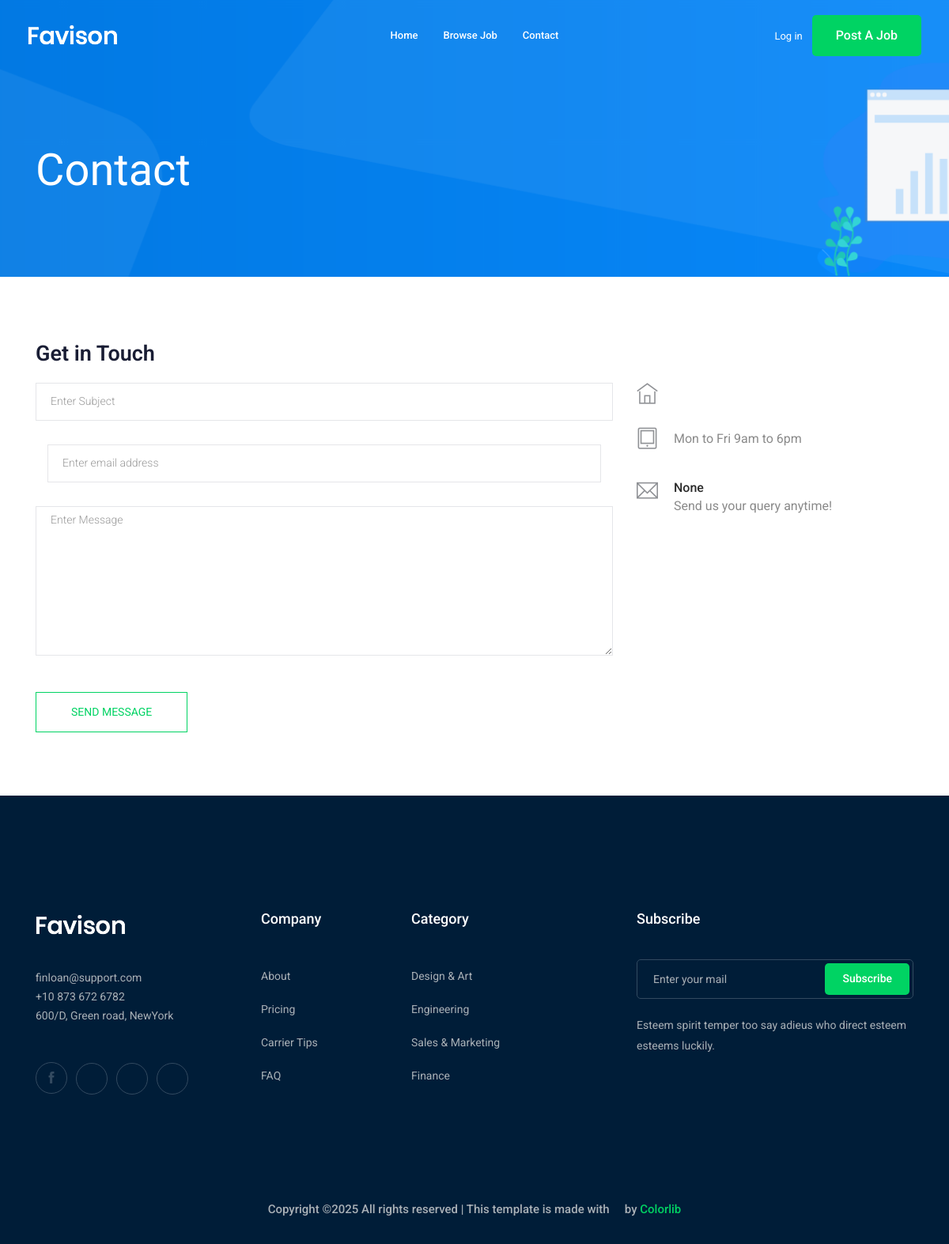
The page /contact-us/ on the database as committed earlier.
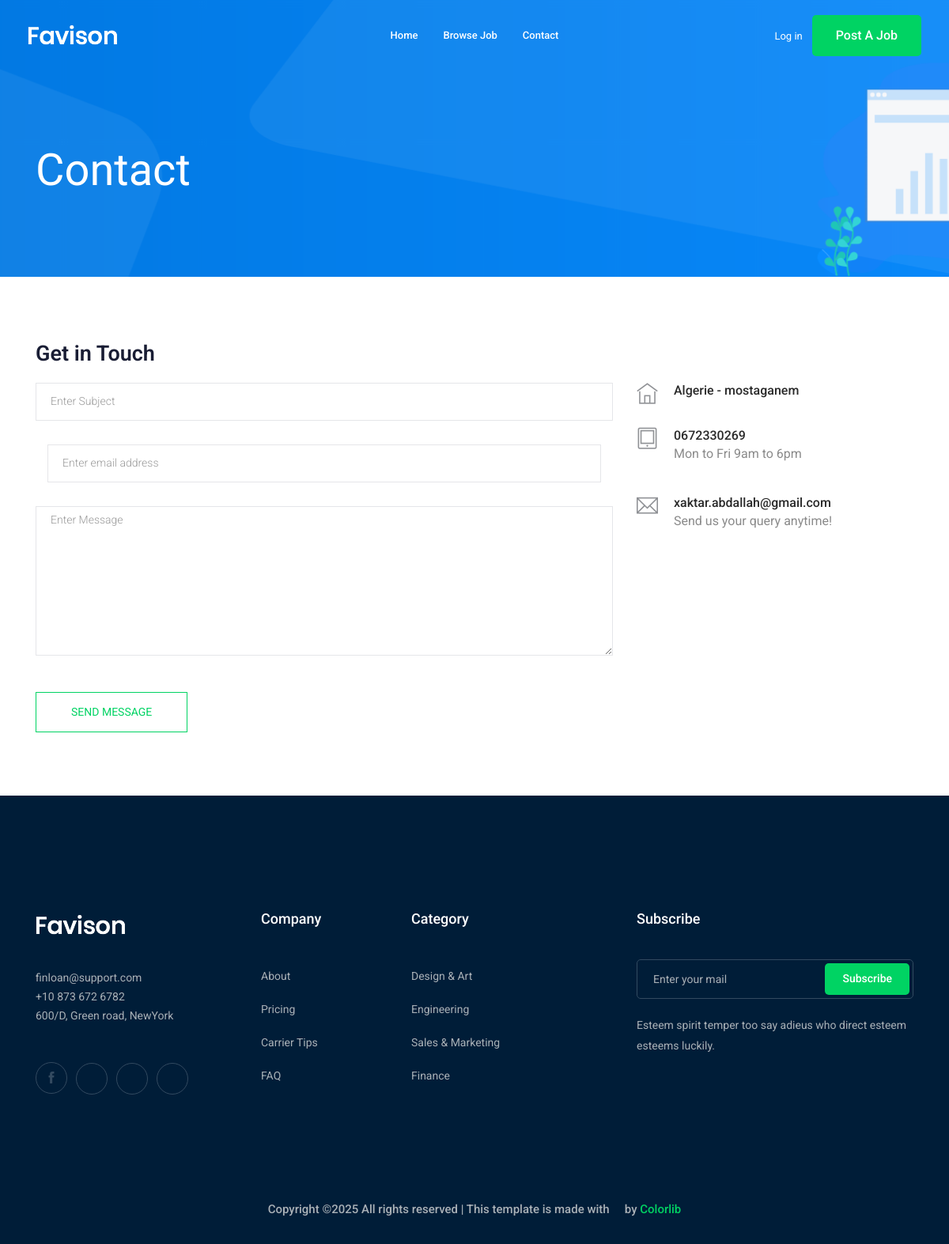
The same page on the database as committed later.
### contact/models.py (models this page shows)
class Info(models.Model):
    place=models.CharField(max_length=50)
    phone_number=models.CharField(max_length=15)
    email=models.EmailField( max_length=254)
    class Meta:
        verbose_name = ("Info")
        verbose_name_plural = ("Infos")
    def __str__(self):
        return self.email

### contact/views.py (the view)
# urls.py: path('', views.send_message,name="contact"),
def send_message(request):
    myinfo=Info.objects.first()
    if request.method=='POST':
        subject=request.POST['subject']
        email=request.POST['email']
        message=request.POST['message']
        send_mail(subject,message,settings.EMAIL_HOST_USER,[email])
    return render(request,"contact/contact.html",{'myinfo':myinfo})

### contact/templates/contact/contact.html (shortened to what this page needs)
{% extends 'base.html' %}
{% load bootstrap4 %}
{% block body %}
    <div class="bradcam_area bradcam_bg_1">
        <div class="container">
            <div class="row">
                <div class="col-xl-12">
                    <div class="bradcam_text">
                        <h3>contact</h3>
                    </div>
                </div>
            </div>
        </div>
    </div>
  <section class="contact-section section_padding">
    <div class="container">
      <div class="row">
        <div class="col-12">
          <h2 class="contact-title">Get in Touch</h2>
        </div>
        <div class="col-lg-8">
          <form class="form-contact contact_form"  method="post" novalidate="novalidate">
            <div class="row">
              <div class="col-12">
                <div class="form-group">
                  <input class="form-control" name="subject" id="subject" type="text" onfocus="this.placeholder = ''" onblur="this.placeholder = 'Enter Subject'" placeholder = 'Enter Subject'>
                </div>
                <div class="col-sm-12">
                  <div class="form-group">
                    <input class="form-control" name="email" id="email" type="email" onfocus="this.placeholder = ''" onblur="this.placeholder = 'Enter email address'" placeholder = 'Enter email address'>
                  </div>
                </div>
              </div>
              <div class="col-12">
                <div class="form-group">
                    <textarea class="form-control w-100" name="message" id="message" cols="30" rows="9" onfocus="this.placeholder = ''" onblur="this.placeholder = 'Enter Message'" placeholder = 'Enter Message'></textarea>
                </div>
              </div>
            </div>
            <div class="form-group mt-3">
              <button type="submit" class="button button-contactForm btn_4 boxed-btn">Send Message</button>
            </div>
          </form>
        </div>
        <div class="col-lg-4">
          <div class="media contact-info">
            <span class="contact-info__icon"><i class="ti-home"></i></span>
            <div class="media-body">
              <h3>{{myinfo.place}}</h3>
            </div>
          </div>
          <div class="media contact-info">
            <span class="contact-info__icon"><i class="ti-tablet"></i></span>
            <div class="media-body">
              <h3>{{myinfo.phone_number}}</h3>
              <p>Mon to Fri 9am to 6pm</p>
            </div>
          </div>
          <div class="media contact-info">
            <span class="contact-info__icon"><i class="ti-email"></i></span>
            <div class="media-body">
              <h3>{{myinfo}}</h3>
              <p>Send us your query anytime!</p>
            </div>
          </div>
        </div>
      </div>
    </div>
  </section>
  {% endblock body %}

Rows that differ between the two databases and show on the page:
added Info: place "Algerie - mostaganem", phone_number "0672330269", email "xaktar.abdallah@gmail.com"
Other text that changed with them:
{{ myinfo }}: "None" → (not shown)
